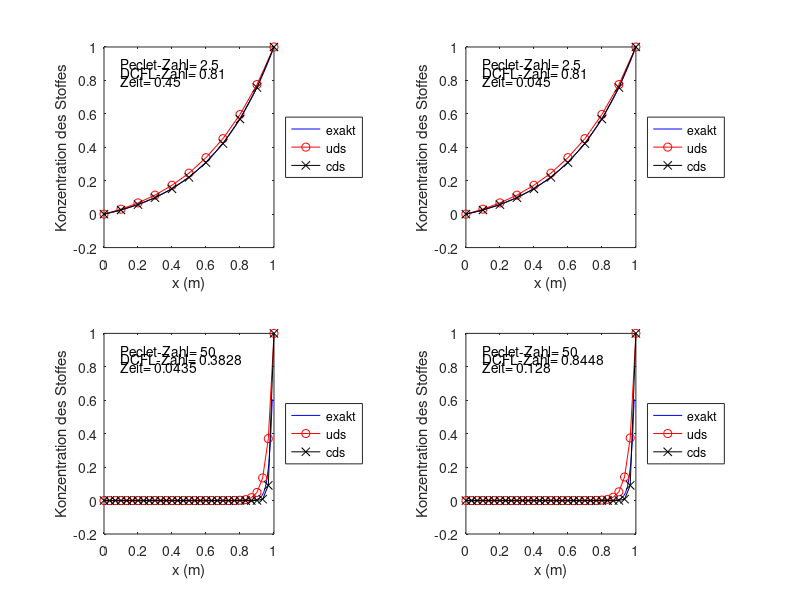

Reproduce this figure in MATLAB.
function MuS_FDM_1d
%
% Modellbildung und Simulation
% Übung zum Kapitel: Zeitkontinuierliche Modelle mit verteilten Parametern
%
% Dr.-Ing. Balazs Pritz, pritz@kit.edu
%
% 1D Testfall: Konvektions-Diffusionsgleichung mit Dirichlet-Randbedingungen
%
% Diskretisierungsschema: Finite Differenzen Methode
% 
% Quelle: Joel H. Ferziger, Milovan Peric:
% Numerische Strömungsmechanik, Springer, 2008

clear all
clc

% Zeitschritt
dt = [0.0045, .00045, .00145 , .0032]; % 3. Komponente: .0145

% Maximale Anzahl von Zeitschritten
% (Simulationszeit=timestep*maxnt = dt * maxnt)
% (Es ist auch möglich, dass die Simulation nicht nur durch maxnt beendet
% wird, sondern die Änderung der Lösung von zwei Zeitschritten berechnet
% wird und anhand dieser ein Abbruchkriterium definiert wird. - das mache
% ich aber nicht!) --> Umbau auf while-Schleife und Abbruchbed. einbauen

% Variation der Anzahl an Zeitschritten, die simuliert werden sollen!
% aendere ich diese nicht, werte ich bei allen an gleich viele Stellen aus,
% das ist allerdings nicht sinnvoll, 
% maxnt=[200, 200, 200, 200]; % so war es im Mustercode
maxnt = [100, 100, 30, 40];
% maxnt = [200, 200, 400, 50];

% Alternativ können Sie die Simulationszeit definieren und maxnt ausrechnen
% lassen:
% simZeit = 2 % s
% nMax = length(dt);
% for n = 1:nMax
%     maxnt(n) = simZeit/dt(n);
%     printText = strcat('Anzahl der Schritte fuer k = ', num2str(n) , ' bei einer Simulationszeit von ', num2str(simZeit) ,' ist: ', num2str(maxnt(n)));
%     disp(printText)
% end

% Konvektionsgeschwindigkeit
%u0=1.0;  % m/s
u0 = [2, 20, 4, 4];

% Räumliche Auflösung
% Problemgebiet: x=[0,1]
%
% Es wird hier ein äquidistantes Netz verwendet.
    % 1D-Problem!
% Wenn Sie lokale Verfeinerung benutzen möchten, dann müssen Sie
% für x(i) einen Vektor definieren, und in den Gleichungen dx durch
% x(i)-x(i-1), x(i+1)-x(i) oder x(i+1)-x(i-1) ersetzen.
%
% Anzahl der Knotenpunkte --> 1D Problem - Hier wird also das Gitter definiert!
% Quasi die diskredisierung der Ortskomponente (pendant maximale Zeitschritte)
%nx = [11, 11, 11, 31]; % Aufgabenstellung
nx = [11, 11, 31, 31];  % passable Loesung fuer Pe = 40 ; 3. Komponente: 11

% Laengenparameter des Rohr: (vgl Aufgabenstellung)
L = 1; % m

for k = 1:4

    nxm1=nx(k)-1;  % Zur Definition der Zellgroesse-Matlab zaehlt von 1 an, aber wir haben 10 Zellen, 
                % also muessen wir das faelschlicher Weise als  erste Element
                % angenommene Element als nulltes Element verwenden!
    % Zellengröße
    dx=L/(nxm1);    % entspricht delta_x! - pendant zur Zeitschrittweite

    % Materialeigenschaften
    % Dichte
    % Luft
    rho=1.25;
    % Wasser
    %rho=998;

    % Diffusionskoeffizient für phi
    gamma=0.01;
    gamma = [1, 10, 0.1, 0.1];


    % Initialisierung der Funktionswertverlaufs-Speichervektoren
    phi_uds=zeros(nx(k),1);    % Upwind -> Vorwaerts ODER(!) Rueckwaertsdifferenz
    phi_cds=zeros(nx(k),1);    % Zentrale Differenzen

    % Randbedingungen für phi (Dirichlet-Randbedingung - Fkt-Werte auf dem Rand des Definitionsbereichs werden vorgegeben)
    % Upwind:
    phi_uds(1)=0;
    phi_uds(nx(k))=1;
    % Zentrale Differenzen
    phi_cds(1)=0;
    phi_cds(nx(k))=1;


    % Peclet-Zahl - Verhaeltnis advektiven und diffusiven Transportprozessen
    % Für die Änderung der Pe-Zahl können Sie natürlich beliebig rho, u oder gamma ändern
    peclet=rho*u0(k)/gamma(k);


    % Die exakte Lösung (wird mit besserer Auflösung gerechnet)
    xel=zeros(100,1);
    el=zeros(100,1);
    for i=1:100             % 99 Auswertepunkte fuer die exakte Loesung
        xel(i)=0.01*i-0.01;
        el(i)=(exp(xel(i)*peclet) - 1.)/(exp(peclet) - 1.);
    end

    % Zur Beurteilung der Stabilität wird DCFL gerechnet.
    % (Wenn Sie eine lokale Verfeinerung verwenden, müssen Sie nach dem größten Wert suchen.)
    dcfl=2*gamma(k)*dt(k)/(dx*dx*rho) + u0(k)*dt(k)/dx;


    % Die Position der Stützstellen wird berechnet
    x=zeros(nx(k),1);
    for i=1:nx(k)
        x(i)=dx*i-dx;
    end


    % Initialisierung von Vektoren - rhs = right hand side der Gleichungen (vgl Folien VL-9b)
    % Das ist quasi dPhi/dt
    rhs_uds=zeros(nx(k),1);
    rhs_cds=zeros(nx(k),1);


    % Zeitschleife
    for nt=1:maxnt(k) % 10 Zeitschritte
        % Schleife ueber alle Zellen - Ortsableitungen           
        for i=2:nxm1      % bei 2 anfangen, da ich i-1 machen muss und es kein 0tes Element gibt!
            % Konvektiver Term mit Upwind Differenzen Schema -> nur
            % rueckwartsgewandt, nicht vorwaerts!
            konv_uds=rho*u0(k)* (phi_uds(i) - phi_uds(i-1)) / (x(i) - x(i-1));

            % Konvektiver Term mit zentralem Differenzen Schema
            konv_cds=rho*u0(k)* (phi_cds(i+1) - phi_cds(i-1)) / (x(i+1) - x(i-1));

            % Diffusiver Term mit CDS
            diff_uds=gamma(k)* (phi_uds(i+1) - 2*phi_uds(i) + phi_uds(i-1)) / dx^2;
            diff_cds=gamma(k)* (phi_cds(i+1) - 2*phi_cds(i) + phi_cds(i-1)) / dx^2;


            rhs_uds(i)=diff_uds-konv_uds;
            rhs_cds(i)=diff_cds-konv_cds;

        end

        % Kalkuliere neue Werte für phi in der Zeit mit einem
        % expliziten Euler Schema --> x_n+1 = f(x_n,t_n)*h + x_n
        % d_phi/dt ist die rhs_...; phi_.. wird im jeweiligen Vektor
        % gespeichert und ist somit abrufbar. Die Initialwerte stehen schon
        % drin

        % Schleife ueber alle Zellen - Zeitableitungen
        for i=2:nxm1
            phi_uds(i)= phi_uds(i) + rhs_uds(i) * dt(k);
            phi_cds(i)= phi_cds(i) + rhs_cds(i) * dt(k);
        end

        % Simulationszeit
        zeit=nt*dt(k);     % Schrittweite dt mal Zeitschritt

        % Ergebnisse werden dargestellt
        % Nach jeder n-ten Iteration soll das Ergebnis geplottet werden
        % (werden die Ergebnisse nicht in jeder Iteration dargestellt, läuft
        % die Simulation schneller)
        n=5;
        if rem(nt,n)==0     % der Plot der erscheint wird alle 5 Schritte ueberschrieben!
            figure(1)
            subplot(2,2,k) % auskommentieren, um den zeitlichen Verlauf
            %besser sehen zu koennen! 
            % Idee: plotte zeit auf einer dritten Achse - das ist aber
            % nicht die Aufgabe gewesen und es waere relativ viel Aufwand!
            % Dafuer koennte man das Konvergenzverhalten untersuchen, was
            % ebenfalls nochmal viel Aufwand waere, wenn man da
            % gesetzmaessigkeiten erkennen will!
            plot(xel,el,'-b',x,phi_uds,'-ro',x,phi_cds,'-kx');
            xlabel('x (m)')
            ylabel('Konzentration des Stoffes')
            legend('exakt','uds','cds','Location','Eastoutside');
            axis([0 1 -0.2 1]) % insbesondere zum Parameter raus fahren wichtig, da ich sonst nicht sehe, wie gross PE und DCFL ist
            text(0.1,0.9,['Peclet-Zahl= ',num2str(peclet)]) % Wichtiger Befehl! Kannte ich noch nicht 
            text(0.1,0.85,['DCFL-Zahl= ',num2str(dcfl)])
            text(0.1,0.8,['Zeit= ',num2str(zeit)])
            %drawnow %in neuerer Version von Matlab soll diese Funktion zusätzlich benutzt werden
        end

    end
    %Ende Zeitschleife

    end
    % Ende Funktion
end

